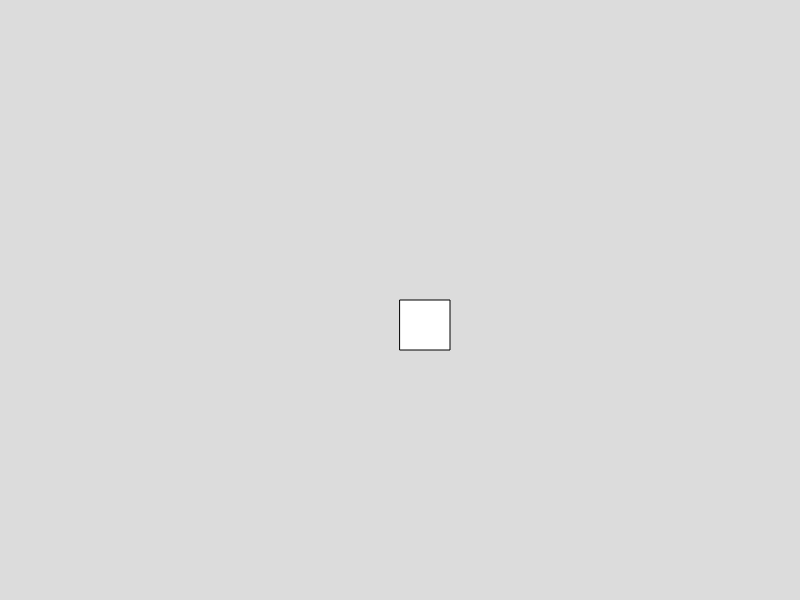
Frame 1 (no input)
Frame 60 (no input): identical to frame 1, image omitted
Frame 120 (the mouse pressed at the canvas centre since frame 60): identical to frame 1, image omitted

The p5.js sketch that drew this single still picture (run headless with seeded random() and noise() and a simulated clock; from frame 60 on, the mouse is pressed at the canvas centre):

// p5.js sketch
// ── sketch.js
function setup() {
    createCanvas(800, 600);
}

function draw() {
    background(220);
    rect(400, 300, 50, 50);
}
